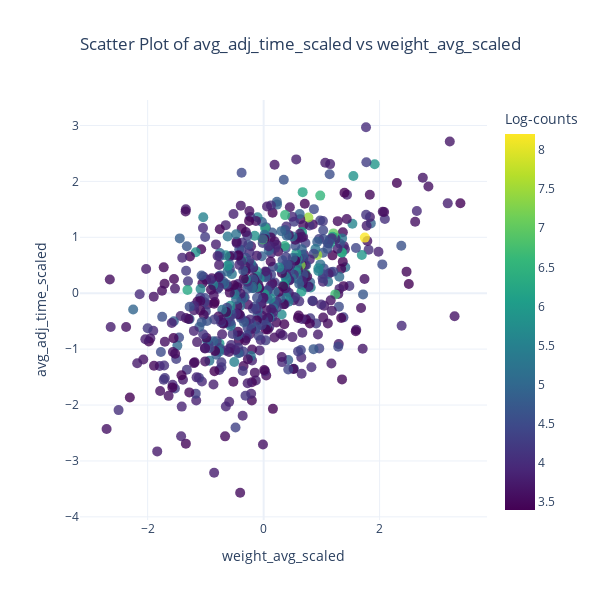
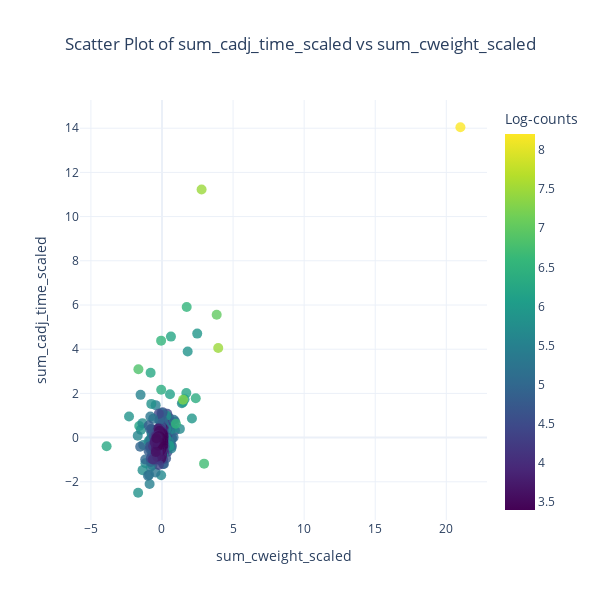

Notebook source saved alongside these figures, in order:
### Markdown cell above
**Comment (to redo later)**

In the sum of centered weight and speed scores, there are clear outliers, this is not really a surprise as article that appear a lot more often, can have very large/small values in these scores. Maybe these extreme values should be removed for ML tasks.

There does not appear to be any clear correlation, which is a bit surprising, but also indicates that the different scores are not redundant

### Code cell
# modifier cetter fronction pout que les titres et label des axes soient plus clairs
interactive_scatter(scores_df, 'weight_avg_scaled', 'avg_adj_time_scaled', count_col='n_appearances_click')
interactive_scatter(scores_df, 'sum_cweight_scaled', 'sum_cadj_time_scaled', count_col='n_appearances_click')

### Figure 1 — Plotly figure (JSON) as saved in the notebook; plotly's stock layout.template omitted (floating-point values rounded to 4 significant figures; data arrays with more than 128 entries replaced by an {"elided": "..."} marker saying what was removed)
{"data": [{"customdata": {"elided": "620x2 mixed values"}, "hovertemplate": "%{customdata[0]}<extra></extra>", "legendgroup": "", "marker": {"color": {"elided": "620 float values"}, "coloraxis": "coloraxis", "opacity": 0.8, "size": 10, "symbol": "circle"}, "mode": "markers", "name": "", "orientation": "v", "showlegend": false, "type": "scatter", "x": {"elided": "620 float values"}, "xaxis": "x", "y": {"elided": "620 float values"}, "yaxis": "y"}], "layout": {"coloraxis": {"colorbar": {"title": {"text": "Log-counts"}}, "colorscale": [[0, "#440154"], [0.1111, "#482878"], [0.2222, "#3e4989"], [0.3333, "#31688e"], [0.4444, "#26828e"], [0.5556, "#1f9e89"], [0.6667, "#35b779"], [0.7778, "#6ece58"], [0.8889, "#b5de2b"], [1, "#fde725"]]}, "height": 600, "legend": {"tracegroupgap": 0}, "title": {"text": "Scatter Plot of avg_adj_time_scaled vs weight_avg_scaled", "x": 0.5}, "width": 600, "xaxis": {"anchor": "y", "domain": [0, 1], "title": {"text": "weight_avg_scaled"}}, "yaxis": {"anchor": "x", "domain": [0, 1], "title": {"text": "avg_adj_time_scaled"}}}}

### Figure 2 — Plotly figure (JSON) as saved in the notebook; plotly's stock layout.template omitted (floating-point values rounded to 4 significant figures; data arrays with more than 128 entries replaced by an {"elided": "..."} marker saying what was removed)
{"data": [{"customdata": {"elided": "620x2 mixed values"}, "hovertemplate": "%{customdata[0]}<extra></extra>", "legendgroup": "", "marker": {"color": {"elided": "620 float values"}, "coloraxis": "coloraxis", "opacity": 0.8, "size": 10, "symbol": "circle"}, "mode": "markers", "name": "", "orientation": "v", "showlegend": false, "type": "scatter", "x": {"elided": "620 float values"}, "xaxis": "x", "y": {"elided": "620 float values"}, "yaxis": "y"}], "layout": {"coloraxis": {"colorbar": {"title": {"text": "Log-counts"}}, "colorscale": [[0, "#440154"], [0.1111, "#482878"], [0.2222, "#3e4989"], [0.3333, "#31688e"], [0.4444, "#26828e"], [0.5556, "#1f9e89"], [0.6667, "#35b779"], [0.7778, "#6ece58"], [0.8889, "#b5de2b"], [1, "#fde725"]]}, "height": 600, "legend": {"tracegroupgap": 0}, "title": {"text": "Scatter Plot of sum_cadj_time_scaled vs sum_cweight_scaled", "x": 0.5}, "width": 600, "xaxis": {"anchor": "y", "domain": [0, 1], "title": {"text": "sum_cweight_scaled"}}, "yaxis": {"anchor": "x", "domain": [0, 1], "title": {"text": "sum_cadj_time_scaled"}}}}
